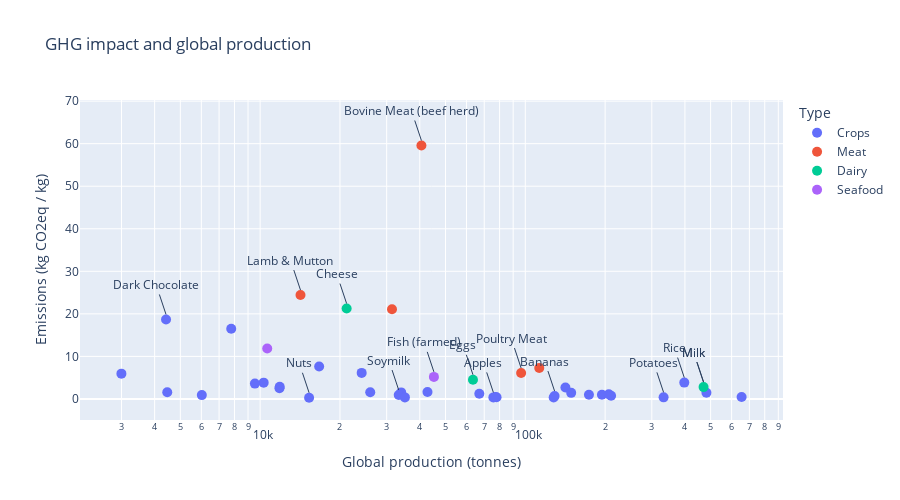

Write notebook code for a chart like this one.
### Code cell
df_cat = pd.read_excel('dataset1.xls', sheet_name=2, skiprows=2, nrows=43, usecols="A:B, F:L")
df_cat = df_cat.rename(columns={'LUC': 'Land Use Change', 'Packging': 'Packaging', "Food and Waste ('000 t, 2009-11 avg.)": 'Amount produced'})
df_cat['Total emissions'] = df_cat.iloc[:, 2:].sum(axis=1)
df_cat['Total impact'] = df_cat['Total emissions'] * df_cat['Amount produced']

def add_label(name, df, figure):
    figure.add_annotation(
        x=np.log10(df.loc[df['Product'] == name, 'Amount produced'].iloc[0]),
        y=df.loc[df['Product'] == name, 'Total emissions'].iloc[0],
        text=name,
        showarrow=True,
        yshift=5
    )

def add_labels(names, df, figure):
    for name in names:
        add_label(name, df, figure)

# assigns categories
df_cat['Type'] = 'Crops'
df_cat.loc[33:37, 'Type'] = 'Meat'
df_cat.loc[38:40, 'Type'] = 'Dairy'
df_cat.loc[41:42, 'Type'] = 'Seafood'

fig = px.scatter(
    df_cat, 
    x="Amount produced",
    y="Total emissions",
    color="Type",
    log_x=True,
    height=500,
    # text='Product',
    # log_y=True,
    # size="Total impact",
    size_max=60,
    hover_data=['Product'],
    title="GHG impact and global production"
    )

fig.update_traces(marker_size=10)

highlighted = ['Bovine Meat (beef herd)', 'Cheese', 'Lamb & Mutton', 'Dark Chocolate', 'Fish (farmed)', 'Eggs', 'Poultry Meat', 'Milk', 'Potatoes', 'Milk', 'Rice', 'Soymilk', 'Nuts', 'Bananas', 'Apples']

fig.update_layout(yaxis_title='Emissions (kg CO2eq / kg)', xaxis_title='Global production (tonnes)')
add_labels(highlighted, df_cat, fig)




fig.show()

# display(df_cat)

### Figure 1 — Plotly figure (JSON) as saved in the notebook; plotly's stock layout.template omitted (floating-point values rounded to 4 significant figures)
{"data": [{"customdata": [["Wheat & Rye (Bread)"], ["Maize (Meal)"], ["Barley (Beer)"], ["Oatmeal"], ["Rice"], ["Potatoes"], ["Cassava"], ["Cane Sugar"], ["Beet Sugar"], ["Other Pulses"], ["Peas"], ["Nuts"], ["Groundnuts"], ["Soymilk"], ["Tofu"], ["Soybean Oil"], ["Palm Oil"], ["Sunflower Oil"], ["Rapeseed Oil"], ["Olive Oil"], ["Tomatoes"], ["Onions & Leeks"], ["Root Vegetables"], ["Brassicas"], ["Other Vegetables"], ["Citrus Fruit"], ["Bananas"], ["Apples"], ["Berries & Grapes"], ["Wine"], ["Other Fruit"], ["Coffee"], ["Dark Chocolate"]], "hovertemplate": "Type=Crops<br>Amount produced=%{x}<br>Total emissions=%{y}<br>Product=%{customdata[0]}<extra></extra>", "legendgroup": "Crops", "marker": {"color": "#636efa", "size": 10, "symbol": "circle"}, "mode": "markers", "name": "Crops", "orientation": "v", "showlegend": true, "type": "scatter", "x": [482152, 194554, 206523, 4463, 397780, 332343, 173814, 141702, 34038, 42765, 6026, 15296, 11827, 33318, 11853, 24148, 16691, 9554, 10311, 2997, 148957, 77927, 35154, 77045, 654375, 127923, 128971, 75781, 67079, 26013, 210650, 7778, 4416], "xaxis": "x", "y": [1.441, 0.988, 1.109, 1.575, 3.839, 0.37, 0.987, 2.672, 1.536, 1.61, 0.896, 0.278, 2.497, 0.914, 2.871, 6.117, 7.605, 3.607, 3.828, 5.944, 1.427, 0.395, 0.365, 0.437, 0.455, 0.317, 0.678, 0.357, 1.214, 1.585, 0.75, 16.48, 18.68], "yaxis": "y"}, {"customdata": [["Bovine Meat (beef herd)"], ["Bovine Meat (dairy herd)"], ["Lamb & Mutton"], ["Pig Meat"], ["Poultry Meat"]], "hovertemplate": "Type=Meat<br>Amount produced=%{x}<br>Total emissions=%{y}<br>Product=%{customdata[0]}<extra></extra>", "legendgroup": "Meat", "marker": {"color": "#EF553B", "size": 10, "symbol": "circle"}, "mode": "markers", "name": "Meat", "orientation": "v", "showlegend": true, "type": "scatter", "x": [40571, 31425, 14195, 112892, 96439], "xaxis": "x", "y": [59.57, 21.09, 24.41, 7.282, 6.092], "yaxis": "y"}, {"customdata": [["Milk"], ["Cheese"], ["Eggs"]], "hovertemplate": "Type=Dairy<br>Amount produced=%{x}<br>Total emissions=%{y}<br>Product=%{customdata[0]}<extra></extra>", "legendgroup": "Dairy", "marker": {"color": "#00cc96", "size": 10, "symbol": "circle"}, "mode": "markers", "name": "Dairy", "orientation": "v", "showlegend": true, "type": "scatter", "x": [470267, 21191, 63489], "xaxis": "x", "y": [2.781, 21.24, 4.507], "yaxis": "y"}, {"customdata": [["Fish (farmed)"], ["Crustaceans (farmed)"]], "hovertemplate": "Type=Seafood<br>Amount produced=%{x}<br>Total emissions=%{y}<br>Product=%{customdata[0]}<extra></extra>", "legendgroup": "Seafood", "marker": {"color": "#ab63fa", "size": 10, "symbol": "circle"}, "mode": "markers", "name": "Seafood", "orientation": "v", "showlegend": true, "type": "scatter", "x": [45223, 10633], "xaxis": "x", "y": [5.183, 11.85], "yaxis": "y"}], "layout": {"annotations": [{"showarrow": true, "text": "Bovine Meat (beef herd)", "x": 4.608, "y": 59.57, "yshift": 5}, {"showarrow": true, "text": "Cheese", "x": 4.326, "y": 21.24, "yshift": 5}, {"showarrow": true, "text": "Lamb & Mutton", "x": 4.152, "y": 24.41, "yshift": 5}, {"showarrow": true, "text": "Dark Chocolate", "x": 3.645, "y": 18.68, "yshift": 5}, {"showarrow": true, "text": "Fish (farmed)", "x": 4.655, "y": 5.183, "yshift": 5}, {"showarrow": true, "text": "Eggs", "x": 4.803, "y": 4.507, "yshift": 5}, {"showarrow": true, "text": "Poultry Meat", "x": 4.984, "y": 6.092, "yshift": 5}, {"showarrow": true, "text": "Milk", "x": 5.672, "y": 2.781, "yshift": 5}, {"showarrow": true, "text": "Potatoes", "x": 5.522, "y": 0.37, "yshift": 5}, {"showarrow": true, "text": "Milk", "x": 5.672, "y": 2.781, "yshift": 5}, {"showarrow": true, "text": "Rice", "x": 5.6, "y": 3.839, "yshift": 5}, {"showarrow": true, "text": "Soymilk", "x": 4.523, "y": 0.914, "yshift": 5}, {"showarrow": true, "text": "Nuts", "x": 4.185, "y": 0.278, "yshift": 5}, {"showarrow": true, "text": "Bananas", "x": 5.11, "y": 0.678, "yshift": 5}, {"showarrow": true, "text": "Apples", "x": 4.88, "y": 0.357, "yshift": 5}], "height": 500, "legend": {"title": {"text": "Type"}, "tracegroupgap": 0}, "title": {"text": "GHG impact and global production"}, "xaxis": {"anchor": "y", "domain": [0, 1], "title": {"text": "Global production (tonnes)"}, "type": "log"}, "yaxis": {"anchor": "x", "domain": [0, 1], "title": {"text": "Emissions (kg CO2eq / kg)"}}}}
